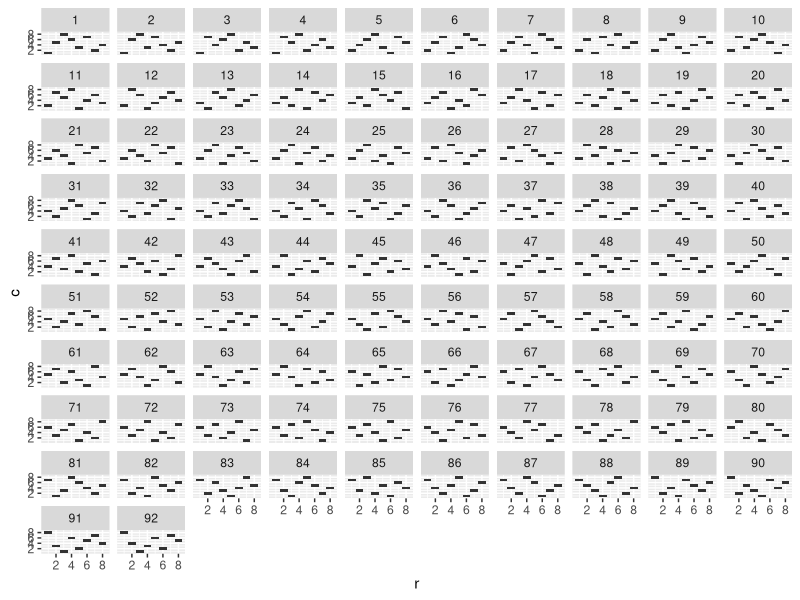

Generate this figure with R:
#rstats #8queens #222characters #codegolf #tidyverse
#install.packages("tidyverse")
library(tidyverse)

f=function(q){L=length(q)
if(L==8) { return(q)}
flatten( map( setdiff (1:8,c(q,c(q+L:1,q-L:1))),~f(c(q,.x))))
}

s=data.frame(c=unlist(f(c())),r=1:8,x=rep(1:92,e=8))
ggplot(s)+geom_tile(aes(r,c))+facet_wrap(~x)

#-----------------------------------------------------------------------------
#' Try and place a queen given the queens we have on the board so far
#'
#' @param queens column placement of queens so far. The index within this list
#'               is the row, and the value is the column.
#' 
#-----------------------------------------------------------------------------
place_queen <- function(queens) {
  # If there are 8 queens placed, then this must be a solution.
  if (length(queens) == 8) {
    cat("Solution: ", paste(queens, collapse=", "), "\n")
    return()
  }
  
  # Need to figure out where I can place a queen in the next row.
  # Drop all columns that have already been taken - since we 
  # can't place a queen below an existing queen
  possible_placements <- setdiff(1:8, queens)
  
  # For each queen already on the board, find the diagonal 
  # positions that it can see in this row.
  diag_offsets <- seq(length(queens), 1)
  diags <- c(queens + diag_offsets, queens - diag_offsets)
  diags <- diags[diags > 0 & diags < 9]
  
  # Drop these diagonal columns from possible placements
  possible_placements <- setdiff(possible_placements, diags)
  
  # For each possible placement, try and place a queen
  walk(possible_placements, ~place_queen(c(queens, .x)))
}

# Start with no queens placed
place_queen(c())

